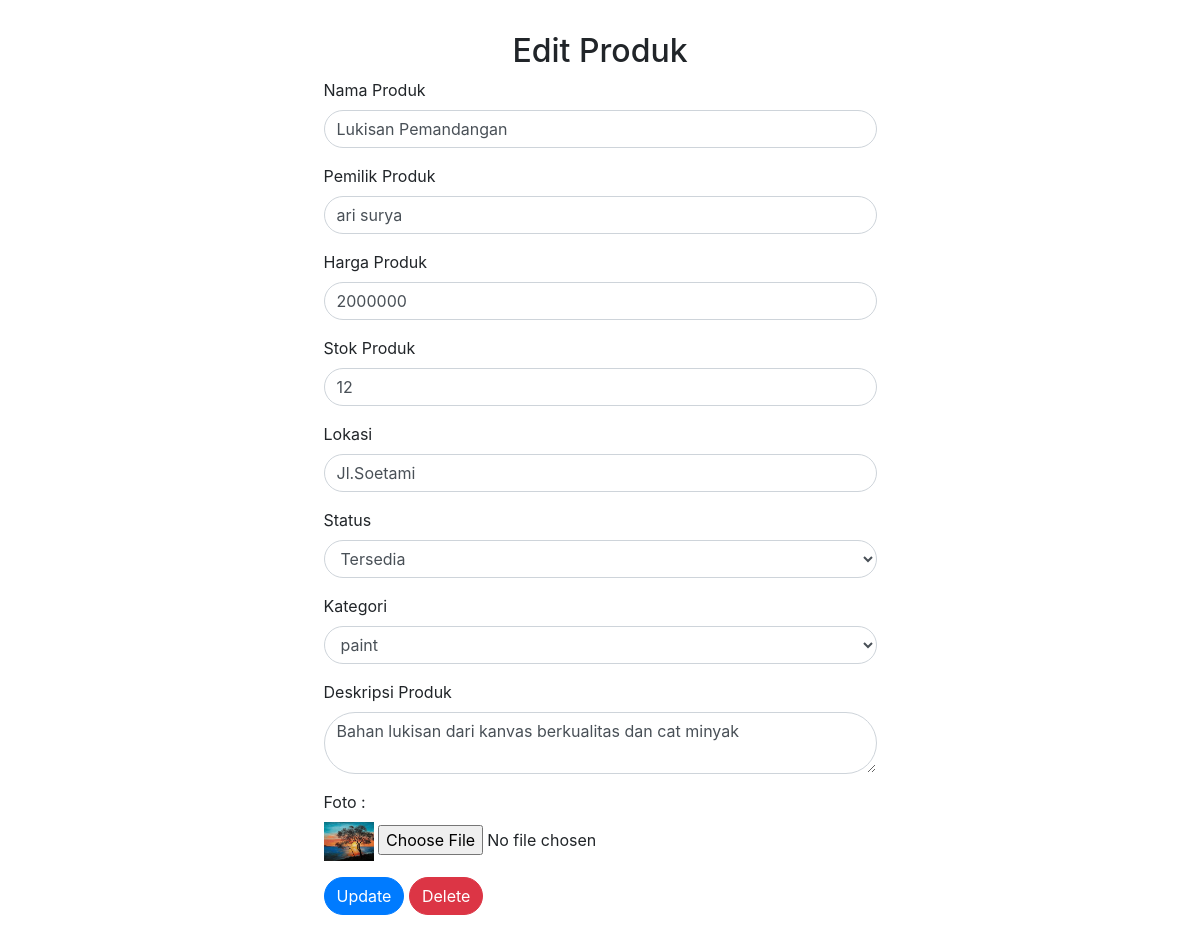
Page /edit.php?id=22 on the committed database.
### tables this page shows
CREATE TABLE `tb_produk` (
  `id_produk` int(11) NOT NULL,
  `nama_produk` varchar(255) NOT NULL,
  `harga_produk` int(11) NOT NULL,
  `stok_produk` int(11) NOT NULL,
  `lokasi` varchar(255) NOT NULL,
  `id_status` int(11) NOT NULL,
  `deskripsi_produk` text NOT NULL,
  `id_kategori` int(11) NOT NULL,
  `foto_produk` varchar(255) NOT NULL,
  `owner_produk` varchar(255) NOT NULL
);

CREATE TABLE `tb_status` (
  `id_status` int(11) NOT NULL,
  `nama_status` varchar(100) NOT NULL
);

CREATE TABLE `tb_kategori` (
  `id_kategori` int(11) NOT NULL,
  `nama_kategori` varchar(255) NOT NULL
);

### functions.php (called while the page is built, shortened)
<?php
$conn=mysqli_connect('localhost','root','','db_produkacraf');
function query($query){
    global $conn;
    $result = mysqli_query($conn, $query);
    $rows=[];
    while( $row = mysqli_fetch_assoc($result)){
        $rows[]= $row;
    }
    return $rows;
}
?>

### edit.php (the view, shortened to what this page needs)
<?php
require 'functions.php';
$id_produk= $_GET["id"];
$produk= query("SELECT * FROM tb_produk INNER JOIN tb_status USING(id_status) INNER JOIN tb_kategori USING(id_kategori) WHERE id_produk=$id_produk") [0];
?>
<!DOCTYPE html>
<html>
<head>
    <link rel="stylesheet" href="css/bootstrap.min.css">
    <link rel="stylesheet" href="css/style.css">
</head>
<body>
    <div id="edit">
        <div class="row justify-content-center">
            <h2>Edit Produk</h2>
        </div>
        <div class="row justify-content-center">
            <div class="col-md-6">
                <form action="" method="post" enctype="multipart/form-data">
                    <div class="form-group">
                        <label for="nama_produk">Nama Produk</label>
                        <input type="text" name="nama_produk" id="nama_produk"class="form-control rounded-pill" required  value="<?= $produk["nama_produk"]; ?>">
                    </div>
                    <div class="form-group">
                        <label for="owner_produk">Pemilik Produk</label>
                        <input type="text" name="owner_produk" id="owner_produk"class="form-control rounded-pill" required  value="<?= $produk["owner_produk"]; ?>">
                    </div>
                    <div class="form-group">
                        <label for="harga_produk">Harga Produk</label>
                        <input type="number" name="harga_produk" id="harga_produk"class="form-control rounded-pill" required value="<?= $produk["harga_produk"]; ?>">
                    </div>
                    <div class="form-group">
                        <label for="stok_produk">Stok Produk</label>
                        <input type="number" name="stok_produk" id="stok_produk"class="form-control rounded-pill" required value="<?= $produk["stok_produk"]; ?>">
                    </div>
                    <div class="form-group">
                        <label for="lokasi">Lokasi</label>
                        <input type="text" name="lokasi" id="lokasi"class="form-control rounded-pill" required value="<?= $produk["lokasi"]; ?>">
                    </div>
                    <div class="form-group">
                        <label for="status">Status</label>
                        <select class="form-control rounded-pill" name="status" id="status">
                            <option value="<?= $produk["id_status"]; ?>"><?= $produk["nama_status"]; ?></option>
                        </select>
                    </div>
                    <div class="form-group">
                        <label for="kategori">Kategori</label>
                        <select class="form-control rounded-pill" name="kategori" id="kategori">
                            <option value="<?= $produk["id_kategori"]; ?>"><?= $produk["nama_kategori"]; ?></option>
                        </select>
                    </div>
                    <div class="form-group">
                        <label for="deskripsi_produk">Deskripsi Produk</label>
                        <textarea type="text" name="deskripsi_produk" id="deskripsi_produk"class="form-control rounded-pill" required><?= $produk["deskripsi_produk"]; ?></textarea>
                    </div>
                    <div class="form-group">
                        <label for="foto_produk">Foto  :</label><br>
                        <img src="img/<?= $produk["foto_produk"]?>" width="50">
                        <input type="file" name="foto_produk" id="foto_produk" accept="image/*" >
                    </div>
                    <button type="sumbit" name="update" class="btn btn-primary rounded-pill">Update</button>
                    <button type="sumbit" name="delete" class="btn btn-danger rounded-pill">Delete</button>
                </form>
            </div>
        </div>
    </div>
</body>

### css/style.css (style rules this page uses)
body { padding: 2rem; }

### rows in the picture
tb_produk: nama_produk "Lukisan Pemandangan", owner_produk "ari surya", harga_produk "2000000", stok_produk "12", lokasi "Jl.Soetami", status "Tersedia", kategori "paint", deskripsi_produk "Bahan lukisan dari kanvas berkualitas dan cat minyak", foto_produk (picture)
